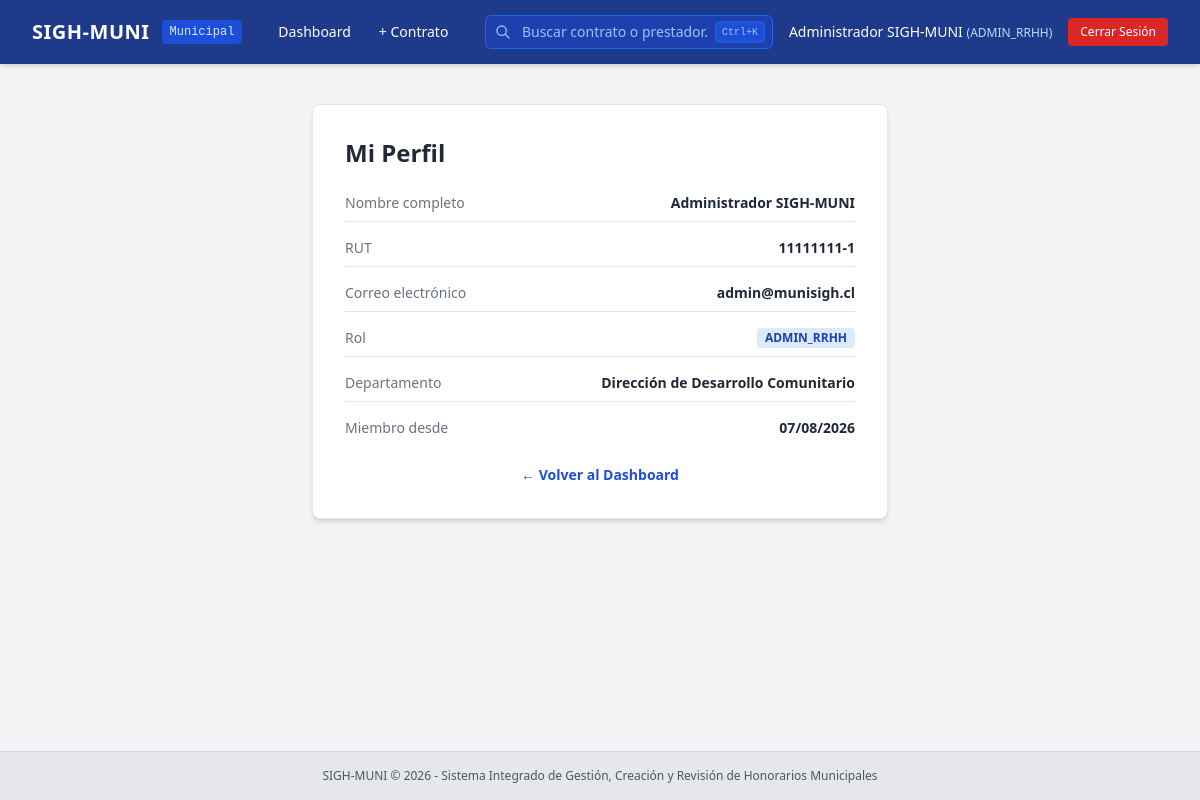
The app's page /auth/profile (signed in), older data.
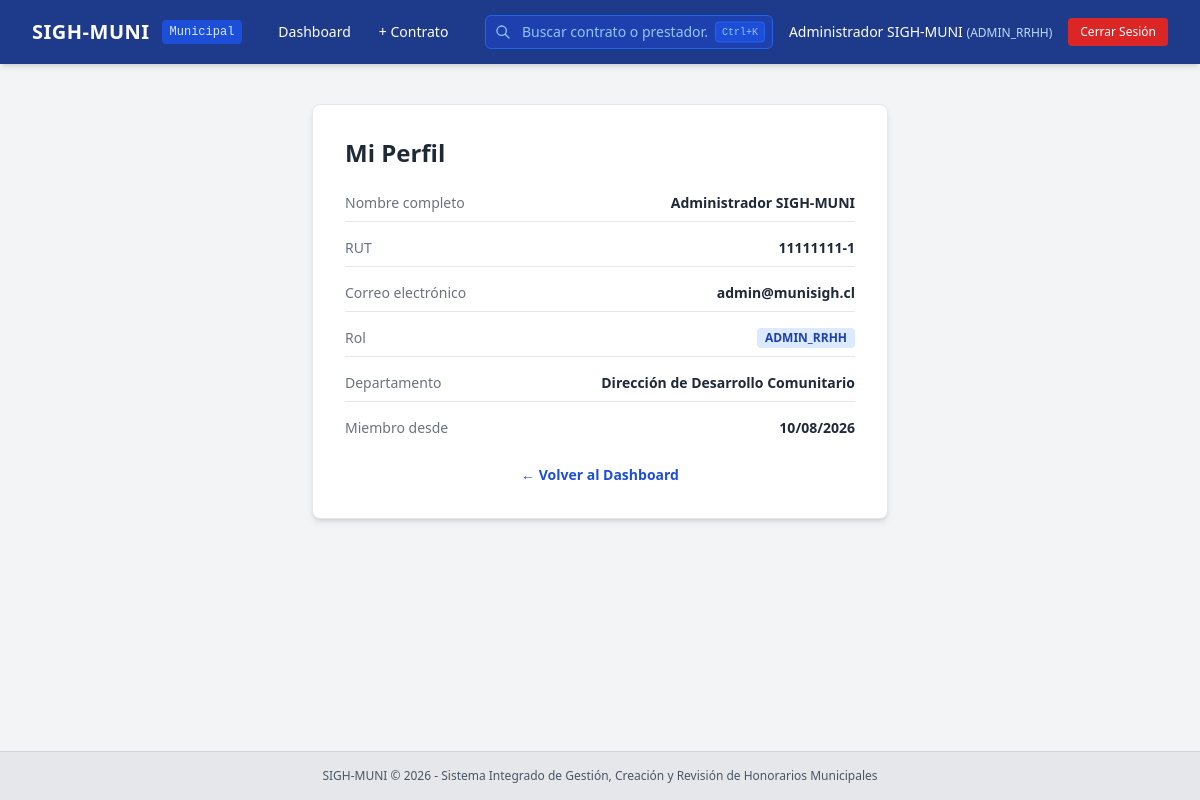
The same page, newer data.
### app/models/user.py (models this page shows, shortened)
class User(db.Model):
    __tablename__ = 'users'
    id = db.Column(db.Integer, primary_key=True, autoincrement=True)
    rut = db.Column(db.String(20), nullable=False, unique=True)
    first_name = db.Column(db.String(100), nullable=False)
    last_name = db.Column(db.String(100), nullable=False)
    email = db.Column(db.String(120), nullable=False, unique=True)
    password_hash = db.Column(db.String(255), nullable=False)
    role = db.Column(db.String(50), nullable=False)  # SUPERADMIN, ADMIN_RRHH, JEFE_DEPTO, FINANZAS_CONTROL
    department_id = db.Column(db.Integer, db.ForeignKey('departments.id', ondelete='SET NULL'), nullable=True)
    is_active = db.Column(db.Integer, nullable=False, default=1)
    created_at = db.Column(db.DateTime, nullable=False, default=datetime.utcnow)
    @property
    def full_name(self):
        return f"{self.first_name} {self.last_name}"

### app/auth/routes.py (the view)
@auth_bp.route('/profile')
@login_required
def profile():
    user = get_current_user()
    return render_template('auth/profile.html', user=user)

### app/__init__.py (called while the page is built)
def create_app(config_class=Config):
    app = Flask(__name__)
    app.config.from_object(config_class)
    os.makedirs(app.config['UPLOAD_FOLDER'], exist_ok=True)
    db.init_app(app)
    migrate.init_app(app, db)
    if 'sqlite' in app.config['SQLALCHEMY_DATABASE_URI']:
        from sqlalchemy import event
        from sqlalchemy.engine import Engine
        @event.listens_for(Engine, "connect")
        def set_sqlite_pragma(dbapi_connection, connection_record):
            cursor = dbapi_connection.cursor()
            cursor.execute("PRAGMA foreign_keys=ON;")
            cursor.close()
    from app.auth.routes import auth_bp
    app.register_blueprint(auth_bp, url_prefix='/auth')
    from app.routes import register_routes
    register_routes(app)
    return app

### app/auth/utils.py (called while the page is built)
def login_required(f):
    @wraps(f)
    def decorated_function(*args, **kwargs):
        if 'user_id' not in session:
            flash('Debes iniciar sesión para acceder a esta sección.', 'warning')
            return redirect(url_for('auth.login', next=request.url))
        return f(*args, **kwargs)
    return decorated_function

### app/templates/auth/profile.html (shortened to what this page needs)
{% extends "base.html" %}
{% block content %}
<div class="max-w-xl mx-auto bg-white p-8 rounded-lg shadow-md border border-gray-200">
    <h1 class="text-2xl font-bold text-gray-800 mb-6">Mi Perfil</h1>
    <div class="space-y-4 text-sm">
        <div class="flex justify-between border-b pb-2">
            <span class="text-gray-500">Nombre completo</span>
            <span class="font-semibold">{{ user.full_name }}</span>
        </div>
        <div class="flex justify-between border-b pb-2">
            <span class="text-gray-500">RUT</span>
            <span class="font-semibold">{{ user.rut }}</span>
        </div>
        <div class="flex justify-between border-b pb-2">
            <span class="text-gray-500">Correo electrónico</span>
            <span class="font-semibold">{{ user.email }}</span>
        </div>
        <div class="flex justify-between border-b pb-2">
            <span class="text-gray-500">Rol</span>
            <span class="font-semibold px-2 py-0.5 bg-blue-100 text-blue-800 rounded text-xs">{{ user.role }}</span>
        </div>
        <div class="flex justify-between border-b pb-2">
            <span class="text-gray-500">Departamento</span>
            <span class="font-semibold">{{ user.department.name if user.department else '—' }}</span>
        </div>
        <div class="flex justify-between">
            <span class="text-gray-500">Miembro desde</span>
            <span class="font-semibold">{{ user.created_at.strftime('%d/%m/%Y') }}</span>
        </div>
    </div>
    <div class="mt-6 text-center">
        <a href="{{ url_for('dashboard.index') }}" class="text-blue-700 hover:underline text-sm font-semibold">← Volver al Dashboard</a>
    </div>
</div>
{% endblock %}

### app/templates/base.html (shortened to what this page needs)
<!DOCTYPE html>
<html lang="es">
<head>
    <script src="https://cdn.tailwindcss.com"></script>
</head>
<body class="bg-gray-100 min-h-screen text-gray-800 flex flex-col font-sans">
    <nav class="bg-blue-900 text-white shadow-md relative z-50">
        <div class="max-w-7xl mx-auto px-4 sm:px-6 lg:px-8">
            <div class="flex items-center justify-between h-16">
                <div class="flex items-center space-x-6">
                    <a href="{{ url_for('dashboard.index') }}" class="flex items-center space-x-3">
                        <span class="font-bold text-xl tracking-wide">{{ g.municipio_nombre | default('SIGH-MUNI') }}</span>
                        <span class="text-xs bg-blue-700 px-2 py-1 rounded text-blue-100 font-mono">{{ g.municipio_region | default('Municipal') }}</span>
                    </a>
                    {% if session.get('user_id') %}
                    <div class="hidden md:flex items-center space-x-1 text-sm">
                        <a href="{{ url_for('dashboard.index') }}" class="px-3 py-2 rounded hover:bg-blue-800 transition">Dashboard</a>
                        <a href="{{ url_for('contract_builder.create') }}" class="px-3 py-2 rounded hover:bg-blue-800 transition">+ Contrato</a>
                    </div>
                    {% endif %}
                </div>
                {% if session.get('user_id') %}
                <div class="flex items-center space-x-4">
                    <div class="relative" id="global_search_container">
                        <div class="relative">
                            <svg class="absolute left-2.5 top-1/2 -translate-y-1/2 w-4 h-4 text-blue-300" fill="none" stroke="currentColor" viewBox="0 0 24 24">
                                <path stroke-linecap="round" stroke-linejoin="round" stroke-width="2" d="M21 21l-6-6m2-5a7 7 0 11-14 0 7 7 0 0114 0z"/>
                            </svg>
                            <input type="text" id="global_search_input"
                                placeholder="Buscar contrato o prestador..."
                                autocomplete="off"
                                class="w-56 lg:w-72 pl-9 pr-16 py-1.5 bg-blue-800 border border-blue-600 rounded-md text-sm text-white placeholder-blue-300 focus:outline-none focus:ring-2 focus:ring-blue-400 focus:bg-blue-700 transition">
                            <kbd class="absolute right-2 top-1/2 -translate-y-1/2 text-[10px] bg-blue-700 text-blue-300 px-1.5 py-0.5 rounded border border-blue-600 font-mono">Ctrl+K</kbd>
                        </div>
                    </div>
                    <a href="{{ url_for('auth.profile') }}" class="text-sm font-medium hover:text-blue-200 transition">
                        {{ session.get('user_name') }}
                        <span class="text-xs text-blue-200">({{ session.get('user_role') }})</span>
                    </a>
                    <a href="{{ url_for('auth.logout') }}" class="bg-red-600 hover:bg-red-700 text-white text-xs px-3 py-1.5 rounded transition">
                        Cerrar Sesión
                    </a>
                </div>
                {% endif %}
            </div>
        </div>
    </nav>
    <main class="flex-grow max-w-7xl w-full mx-auto px-4 sm:px-6 lg:px-8 py-6">
        {% block content %}{% endblock %}
    </main>
    <footer class="bg-gray-200 text-center py-4 text-xs text-gray-600 border-t border-gray-300">
        {{ g.municipio_nombre | default('SIGH-MUNI') }} &copy; 2026 - Sistema Integrado de Gestión, Creación y Revisión de Honorarios Municipales
    </footer>
</body>
</html>

Row changes from the older to the newer data that the page shows:
changed User "SIGH-MUNI": created_at "07/08/2026" → "10/08/2026"
